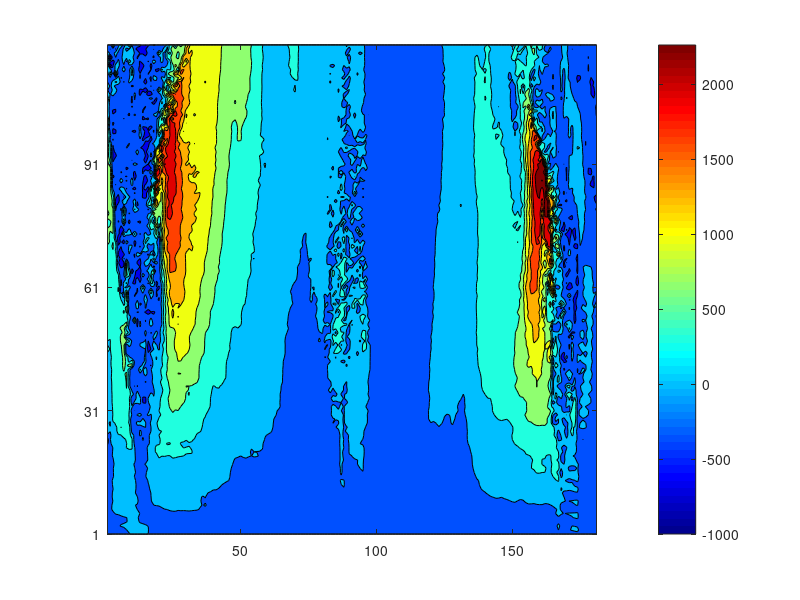

Reproduce this figure in MATLAB. (Note: this script raises an error after producing the figure.)
clc; clear;

%% load
% load U_traj_linear_curve_roll.mat
% load U_traj_linear_curve_serp.mat
% load U_traj_linear_curve_slit.mat
load U_traj_linear_curve_side.mat

U_map_curve = U_map;
Rot_vec_curve = Rot_vec;
Tf_orientation_curve = Tf_orientation;

clear max min Motion_lambda param_coefficient U_map Rot_vec Tf_orientation;

% load U_traj_linear_mat_0.3_roll.mat
% load U_traj_linear_mat_0.5_roll.mat
% 
% load U_traj_linear_mat_0.3_serp.mat
% load U_traj_linear_mat_0.5_serp.mat
% 
% load U_traj_linear_mat_0.3_slit.mat
% load U_traj_linear_mat_0.5_slit.mat

% load U_traj_linear_mat_0.3_side.mat
load U_traj_linear_mat_0.5_side.mat

U_map_mat = U_map;
Rot_vec_mat = Rot_vec;
Tf_orientation_mat = Tf_orientation;

clear max min Motion_lambda param_coefficient U_map Rot_vec Tf_orientation;

U_map_curve = transpose(U_map_curve);
U_map_mat = transpose(U_map_mat);
%%
U_map_mat = squeeze(U_map_mat);
U_map_curve = squeeze(U_map_curve);

U_map_mat = max(U_map_mat, -1000);
U_map_curve = max(U_map_curve, -1000);
% 
% U_map_mat = min(U_map_mat, 700);
% U_map_curve = min(U_map_curve, 700);

%%
figure; hAxes = gca;
contourf(U_map_curve);

pbaspect([1 1 0.8]);

colormap jet;
colorbar;

yticks(1:30:181);
yticklabels(["0","30","60","90","120","150","180"]);
a = get(gca,'YTickLabel');  
set(gca,'YTickLabel',a,'fontsize',11,'FontWeight','bold')

xticks(1:30:181);
xticklabels(["0","30","60","90","120","150","180"]);
a = get(gca,'XTickLabel');  
set(gca,'XTickLabel',a,'fontsize',11,'FontWeight','bold')

xline(31,LineWidth=1,LineStyle="--",Color=[0.8 0.8 0.8]);
xline(61,LineWidth=1,LineStyle="--",Color=[0.8 0.8 0.8]);
xline(91,LineWidth=1,LineStyle="--",Color=[0.8 0.8 0.8]);
xline(121,LineWidth=1,LineStyle="--",Color=[0.8 0.8 0.8]);
xline(151,LineWidth=1,LineStyle="--",Color=[0.8 0.8 0.8]);

yline(31,LineWidth=1,LineStyle="--",Color=[0.8 0.8 0.8]);
yline(61,LineWidth=1,LineStyle="--",Color=[0.8 0.8 0.8]);
yline(91,LineWidth=1,LineStyle="--",Color=[0.8 0.8 0.8]);

xlabel("Spatial parameter (degree)","FontSize",13,"FontName","arial","FontWeight","bold");
ylabel("Temporal parameter (rad)","FontSize",13,"FontName","arial","FontWeight","bold");

%%
figure; hAxes = gca;
contourf(U_map_mat);

pbaspect([1 1 0.8]);

colormap jet;
colorbar;

yticks(1:30:181);
yticklabels(["0","30","60","90","120","150","180"]);
a = get(gca,'YTickLabel');  
set(gca,'YTickLabel',a,'fontsize',11,'FontWeight','bold')

xticks(1:30:181);
xticklabels(["0","30","60","90","120","150","180"]);
a = get(gca,'XTickLabel');  
set(gca,'XTickLabel',a,'fontsize',11,'FontWeight','bold')

xline(31,LineWidth=1,LineStyle="--",Color=[0.8 0.8 0.8]);
xline(61,LineWidth=1,LineStyle="--",Color=[0.8 0.8 0.8]);
xline(91,LineWidth=1,LineStyle="--",Color=[0.8 0.8 0.8]);
xline(121,LineWidth=1,LineStyle="--",Color=[0.8 0.8 0.8]);
xline(151,LineWidth=1,LineStyle="--",Color=[0.8 0.8 0.8]);

yline(31,LineWidth=1,LineStyle="--",Color=[0.8 0.8 0.8]);
yline(61,LineWidth=1,LineStyle="--",Color=[0.8 0.8 0.8]);
yline(91,LineWidth=1,LineStyle="--",Color=[0.8 0.8 0.8]);

xlabel("Spatial parameter (degree)","FontSize",13,"FontName","arial","FontWeight","bold");
ylabel("Temporal parameter (rad)","FontSize",13,"FontName","arial","FontWeight","bold");

%%
figure;
contourf(rad2deg(Rot_vec_curve(:,:,3)))

%%
figure
contourf(rad2deg(Rot_vec_mat(:,:,3)))

%% 상관계수 비교

norm_U_mat = normalize(U_map_mat);
norm_U_curve = normalize(U_map_curve);

corr2(norm_U_mat, norm_U_curve)